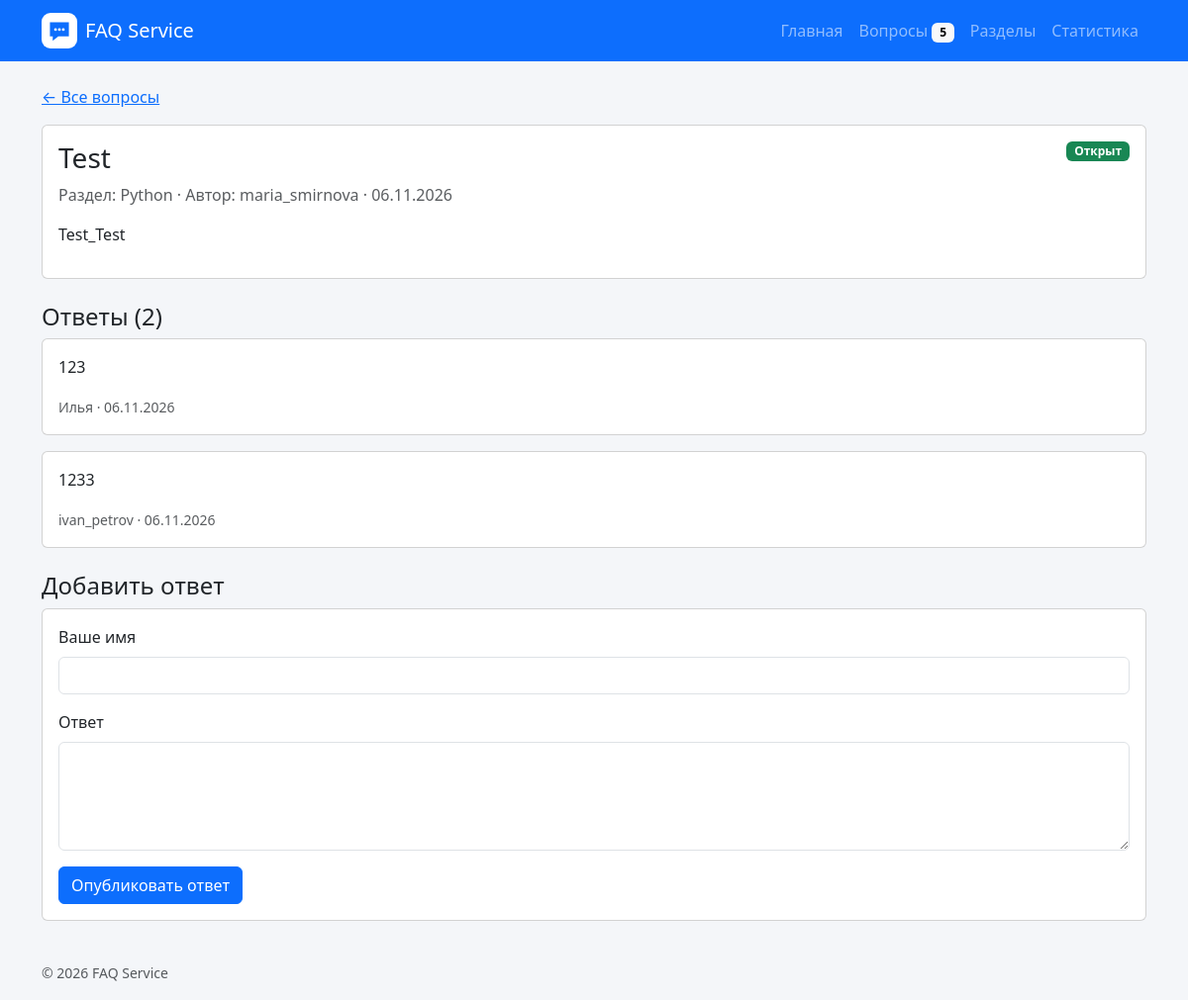
Page /faq/test-7/ on the earlier database version.
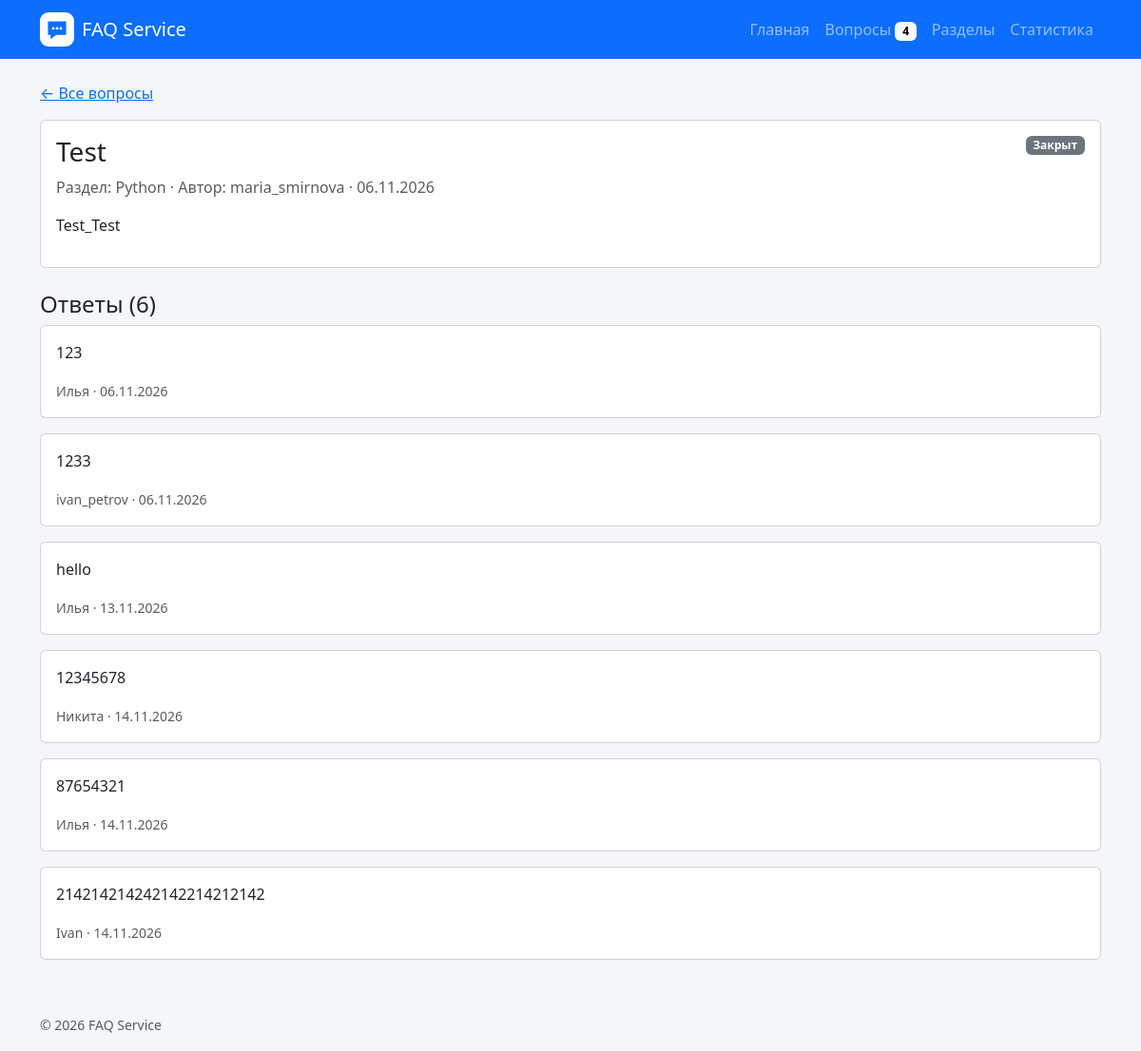
Same page on the later database version.
### faq_web/models.py (models this page shows, shortened)
class Question(models.Model):
    class Status(models.TextChoices):
        OPEN = "open", "Открыт"
        CLOSED = "closed", "Закрыт"
    objects = QuestionManager()
    section = models.ForeignKey(
        Section,
        on_delete=models.PROTECT,  # запрет удаления если есть ссылка
        related_name="questions",  # Имя обратной связи.
        null=False,
        blank=False,
        verbose_name="Раздел",
    )
    author = models.ForeignKey(
        User,
        on_delete=models.PROTECT,
        related_name="authored_questions",
        null=False,
        blank=False,
        verbose_name="Автор",
    )
    title = models.CharField(
        max_length=200,
        null=False,
        blank=False,
        verbose_name="Заголовок",
    )
    slug = models.SlugField(
        max_length=220,
        unique=True,
        editable=False,
        verbose_name="URL-идентификатор",
    )
    text = models.TextField(
        null=False,
        blank=False,
        verbose_name="Текст",
    )
    image = models.ImageField(
        upload_to="questions/",
        blank=True,
        verbose_name="Изображение",
    )
    created_at = models.DateField(
        default=date.today,
        null=False,
        blank=False,
        verbose_name="Дата",
    )
    status = models.CharField(
        max_length=6,
        choices=Status.choices,  # Open / Closed
        default=Status.OPEN,
        null=False,
        blank=False,
        verbose_name="Статус",
    )
    class Meta:
        ordering = ["-created_at", "-pk"]
        verbose_name = "Вопрос"
        verbose_name_plural = "Вопросы"

class Section(models.Model):
    name = models.CharField(
        max_length=100,
        unique=True,
        null=False,
        blank=False,
        verbose_name="Название",
    )
    is_active = models.BooleanField(
        default=True,
        null=False,
        blank=False,
        verbose_name="Активен",
    )
    class Meta:
        ordering = ["name"]
        verbose_name = "Раздел"
        verbose_name_plural = "Разделы"

class User(models.Model):
    name = models.CharField(
        max_length=80,
        unique=True,
        null=False,
        blank=False,
        verbose_name="Имя",
    )
    class Meta:
        ordering = ["name"]
        verbose_name = "Пользователь"
        verbose_name_plural = "Пользователи"

class Answer(models.Model):
    question = models.ForeignKey(
        Question,
        on_delete=models.PROTECT,  # удаление связанных записей | PROTECT
        related_name="answers",
        null=False,
        blank=False,
        verbose_name="Вопрос",
    )
    author = models.ForeignKey(
        User,
        on_delete=models.PROTECT,
        related_name="authored_answers",
        null=False,
        blank=False,
        verbose_name="Автор",
    )
    text = models.TextField(
        null=False,
        blank=False,
        verbose_name="Текст",
    )
    text_length = models.GeneratedField(
        expression=Length("text"),
        output_field=models.PositiveIntegerField(),
        db_persist=True,
        verbose_name="Длина текста",
    )
    created_at = models.DateField(
        default=date.today,
        null=False,
        blank=False,
        verbose_name="Дата",
    )
    class Meta:
        ordering = ["pk"]
        verbose_name = "Ответ"
        verbose_name_plural = "Ответы"

### faq_web/views.py (the view, shortened to what this page needs)
# urls.py: path("<slug:slug>/", views.question_detail, name="detail"),
@require_http_methods(["GET", "POST"])
def question_detail(request, slug: str):
    question = get_object_or_404(
        _questions_with_answers(),
        slug=slug,
    )
    answers = list(question.answers.all())
    error = ""
    return render(
        request,
        "faq_web/question_detail.html",
        {
            "question": question,
            "answers": answers,
            "form_data": request.POST if request.method == "POST" else {},
            "error": error,
        },
        status=400 if error else 200,
    )

### faq_web/context_processors.py (called while the page is built)
def faq_context(request):
    return {
        "site_name": "FAQ Service",
        "open_questions_count": Question.objects.open().count(),
    }

### faq_web/models.py (called while the page is built)
    def open(self):
        return self.filter(status=self.model.Status.OPEN)

### faq_web/views.py (called while the page is built)
def _questions_with_answers():
    return Question.objects.select_related(
        "section",
        "author",
    ).prefetch_related(
        Prefetch(
            "answers",
            queryset=Answer.objects.select_related("author").order_by("pk"),
        )
    )

### templates/faq_web/question_detail.html (shortened to what this page needs)
{% extends "base.html" %}
{% block content %}
<p>
    <a href="{% url 'faq:list' %}">&larr; Все вопросы</a>
</p>
<article class="card">
    <div class="card-body">
        <div class="d-flex justify-content-between gap-3">
            <h1 class="h3">{{ question.title|default:"Без заголовка" }}</h1>
            {% include "faq_web/includes/question_status.html" with question=question %}
        </div>
        <p class="text-body-secondary">
            Раздел: {{ question.section.name }} ·
            Автор: {{ question.author.name }} ·
            {{ question.created_at|date:"d.m.Y" }}
        </p>
        <p class="question-text">{{ question.text }}</p>
    </div>
</article>
<section class="mt-4">
    <h2 class="h4">Ответы ({{ answers|length }})</h2>
    {% for answer in answers %}
        <article class="card mb-3">
            <div class="card-body">
                <p class="question-text">{{ answer.text }}</p>
                <small class="text-body-secondary">
                    {{ answer.author.name }} ·
                    {{ answer.created_at|date:"d.m.Y" }}
                </small>
            </div>
        </article>
    {% empty %}
        <p class="text-body-secondary">Ответов пока нет.</p>
    {% endfor %}
</section>
{% if question.status == "open" %}
    <section class="mt-4">
        <h2 class="h4">Добавить ответ</h2>
        <form method="post" class="card card-body">
            <div class="mb-3">
                <label class="form-label" for="answer-author">Ваше имя</label>
                <input
                    class="form-control"
                    id="answer-author"
                    name="author"
                    maxlength="80"
                    value="{{ form_data.author }}"
                    required
                >
            </div>
            <div class="mb-3">
                <label class="form-label" for="answer-text">Ответ</label>
                <textarea
                    class="form-control"
                    id="answer-text"
                    name="text"
                    rows="4"
                    required
                >{{ form_data.text }}</textarea>
            </div>
            <div>
                <button class="btn btn-primary" type="submit">
                    Опубликовать ответ
                </button>
            </div>
        </form>
    </section>
{% endif %}
{% endblock %}

### templates/base.html (shortened to what this page needs)
{% load static %}
<!doctype html>
<html lang="ru">
<head>
    <link
        href="https://cdn.jsdelivr.net/npm/bootstrap@5.3.3/dist/css/bootstrap.min.css"
        rel="stylesheet"
    >
    <link rel="stylesheet" href="{% static 'css/style.css' %}">
</head>
<body>
    <header class="navbar navbar-expand navbar-dark bg-primary">
        <div class="container">
            <a class="navbar-brand d-flex align-items-center gap-2"
               href="{% url 'homepage:index' %}">
                <img
                    class="brand-logo"
                    src="{% static 'img/faq-logo.svg' %}"
                    alt=""
                    width="36"
                    height="36"
                >
                <span>{{ site_name }}</span>
            </a>
            {% include "includes/navigation.html" %}
        </div>
    </header>
    <main class="container py-4">
        {% block content %}{% endblock %}
    </main>
    <footer class="container py-3 text-body-secondary">
        <small>© <span id="current-year"></span> {{ site_name }}</small>
    </footer>
</body>
</html>

### templates/includes/navigation.html
<nav class="navbar-nav" aria-label="Основная навигация">
    <a class="nav-link" href="{% url 'homepage:index' %}">Главная</a>
    <a class="nav-link" href="{% url 'faq:list' %}">
        Вопросы <span class="badge text-bg-light">{{ open_questions_count }}</span>
    </a>
    <a class="nav-link" href="{% url 'faq:sections' %}">Разделы</a>
    <a class="nav-link" href="{% url 'faq:statistics' %}">Статистика</a>
</nav>

### templates/faq_web/includes/question_status.html
<span class="badge align-self-start {% if question.status == 'open' %}text-bg-success{% else %}text-bg-secondary{% endif %}">
    {% if question.status == "open" %}Открыт{% else %}Закрыт{% endif %}
</span>

### static/css/style.css (style rules this page uses)
body { background-color: #f4f6f9; }
.brand-logo { flex: 0 0 auto; }
.question-text { white-space: pre-wrap; }

Differences in the rows shown:
changed Question "Test": status "open" → "closed" (drawn)
added Answer: text "hello", author.name "Илья", created_at "13.11.2026"
added Answer: text "12345678", author.name "Никита", created_at "14.11.2026"
added Answer: text "87654321", author.name "Илья", created_at "14.11.2026"
added Answer: text "214214214242142214212142", author.name "Ivan", created_at "14.11.2026"
Other differences:
{{ open_questions_count }}: "5" → "4"
{{ answers|length }}: "2" → "6"
text no longer shown: "Открыт Добавить ответ Ваше имя Ответ Опубликовать ответ"
text now shown: "Закрыт"
